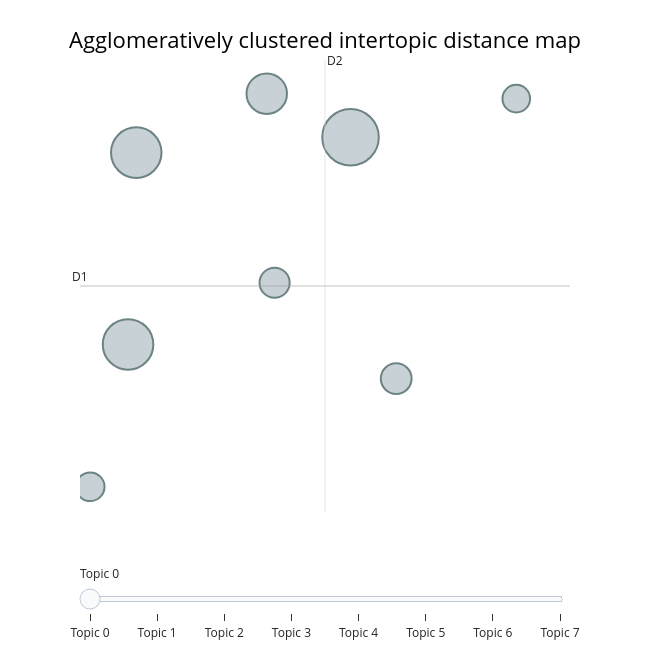

Notebook cell for this chart:
### Markdown cell above
## Now, the multilingual model

### Code cell
# First, performing agglomerative clustering on the multilingual model
# In order to do this some code from the BERTopic package is used and modified

from bertopic._utils import select_topic_representation
from umap import UMAP
from sklearn.preprocessing import MinMaxScaler
from bertopic.plotting._topics import _plotly_topic_visualization
from sklearn.cluster import AgglomerativeClustering

width = 650
height = 650
# Select topics based on top_n and topics args
freq_df = multilingual_topic_model.get_topic_freq()
freq_df = freq_df.loc[freq_df.Topic != -1, :]
topics = sorted(freq_df.Topic.to_list())

# Extract topic words and their frequencies
topic_list = sorted(topics)
frequencies = [multilingual_topic_model.topic_sizes_[topic] for topic in topic_list]
words = [
    " | ".join([word[0] for word in multilingual_topic_model.get_topic(topic)[:5]])
    for topic in topic_list
]

# Embed c-TF-IDF into 2D
all_topics = sorted(list(multilingual_topic_model.get_topics().keys()))
indices = np.array([all_topics.index(topic) for topic in topics])

embeddings, c_tfidf_used = select_topic_representation(
    multilingual_topic_model.c_tf_idf_,
    multilingual_topic_model.topic_embeddings_,
    use_ctfidf=False,
    output_ndarray=True,
)
embeddings = embeddings[indices]

if c_tfidf_used:
    embeddings = MinMaxScaler().fit_transform(embeddings)
    embeddings = UMAP(
        n_neighbors=2, n_components=2, metric="hellinger", random_state=42
    ).fit_transform(embeddings)
else:
    embeddings = UMAP(
        n_neighbors=2, n_components=2, metric="cosine", random_state=42
    ).fit_transform(embeddings)


# Aglomerative clustering

clustering = AgglomerativeClustering(n_clusters=8)
clustering.fit(embeddings)

# get cluster labels
clustered_labels = (
    clustering.labels_
)  # Holds the assignments of original clusteres to the clustered ones

# Calculating new cluster centroids

num_clusters = len(set(clustered_labels))
clustered_centroids = np.array(
    [embeddings[clustered_labels == i].mean(axis=0) for i in range(num_clusters)]
)

clustered_topic_list = sorted(list(set([int(label) for label in clustered_labels])))

clustered_frequencies = [0 for i in range(num_clusters)]
clustered_words = [[] for i in range(num_clusters)]

for i in range(len(topic_list)):
    clustered_cluster = clustered_labels[i]
    clustered_frequencies[clustered_cluster] += frequencies[i]
    for word in multilingual_topic_model.get_topic(topic_list[i])[:5]:
        clustered_words[clustered_cluster].append(word)

for i in range(len(clustered_words)):
    clustered_words[i] = " | ".join(
        [
            word[0]
            for word in sorted(clustered_words[i], key=lambda x: x[1], reverse=True)[
                :10
            ]
        ]
    )

# Visualise

df_clustered = pd.DataFrame(
    {
        "x": clustered_centroids[:, 0],
        "y": clustered_centroids[:, 1],
        "Topic": clustered_topic_list,
        "Words": clustered_words,
        "Size": clustered_frequencies,
    }
)
df = pd.DataFrame(
    {
        "x": embeddings[:, 0],
        "y": embeddings[:, 1],
        "Topic": topic_list,
        "Words": words,
        "Size": frequencies,
    }
)

_plotly_topic_visualization(
    df_clustered,
    clustered_topic_list,
    "Agglomeratively clustered intertopic distance map",
    650,
    650,
)

### Figure 1 — Plotly figure (JSON) as saved in the notebook; plotly's stock layout.template omitted (floating-point values rounded to 4 significant figures)
{"data": [{"customdata": [[0, "english | anglès | paraula | words | said | homework | ensenyar | tecnològic | technology | technological", 157], [1, "home | marxaràs | casa | rooms | habitaciones | marcháis | habitacions | tv | television | bedrooms", 307], [2, "yes | okay | yeah | ah | right |  |  |  |  | ", 245], [3, "sister | germana | sisters | age | father | padre | youngest | germà | brother | pares", 245], [4, "hora | time | clock | matí | morning | late | hora | early | arrived | until", 73], [5, "street | calle | carrer | city | where | where | where | live | house | somewhere", 87], [6, "change | preguntarme | now | me | preguntas | preguntar | asked | demanar | questions | ask", 79], [7, "weekend | saturday | weekends | football | sunday | won | guanyar | yesterday | win | vosotros", 91]], "hovertemplate": "<b>Topic %{customdata[0]}</b><br>%{customdata[1]}<br>Size: %{customdata[2]}", "legendgroup": "", "marker": {"color": "#B0BEC5", "line": {"color": "DarkSlateGrey", "width": 2}, "size": [157, 307, 245, 245, 73, 87, 79, 91], "sizemode": "area", "sizeref": 0.1919, "symbol": "circle"}, "mode": "markers", "name": "", "orientation": "v", "showlegend": false, "type": "scatter", "x": [7.055, 12.49, -1.42, -1.952, 23.26, 7.565, -4.411, 15.46], "xaxis": "x", "y": [13.56, 10.93, 10.01, -1.567, 13.26, 2.156, -10.15, -3.629], "yaxis": "y"}], "layout": {"annotations": [{"showarrow": false, "text": "D1", "x": -5.072, "y": 1.959, "yshift": 10}, {"showarrow": false, "text": "D2", "x": 10.84, "xshift": 10, "y": 15.6}], "height": 650, "hoverlabel": {"bgcolor": "white", "font": {"family": "Rockwell", "size": 16}}, "legend": {"itemsizing": "constant", "tracegroupgap": 0}, "margin": {"t": 60}, "shapes": [{"line": {"color": "#CFD8DC", "width": 2}, "type": "line", "x0": 10.84, "x1": 10.84, "y0": -11.68, "y1": 15.6}, {"line": {"color": "#9E9E9E", "width": 2}, "type": "line", "x0": -5.072, "x1": 26.75, "y0": 1.959, "y1": 1.959}], "sliders": [{"active": 0, "pad": {"t": 50}, "steps": [{"args": [{"marker.color": [["red", "#B0BEC5", "#B0BEC5", "#B0BEC5", "#B0BEC5", "#B0BEC5", "#B0BEC5", "#B0BEC5"]]}], "label": "Topic 0", "method": "update"}, {"args": [{"marker.color": [["#B0BEC5", "red", "#B0BEC5", "#B0BEC5", "#B0BEC5", "#B0BEC5", "#B0BEC5", "#B0BEC5"]]}], "label": "Topic 1", "method": "update"}, {"args": [{"marker.color": [["#B0BEC5", "#B0BEC5", "red", "#B0BEC5", "#B0BEC5", "#B0BEC5", "#B0BEC5", "#B0BEC5"]]}], "label": "Topic 2", "method": "update"}, {"args": [{"marker.color": [["#B0BEC5", "#B0BEC5", "#B0BEC5", "red", "#B0BEC5", "#B0BEC5", "#B0BEC5", "#B0BEC5"]]}], "label": "Topic 3", "method": "update"}, {"args": [{"marker.color": [["#B0BEC5", "#B0BEC5", "#B0BEC5", "#B0BEC5", "red", "#B0BEC5", "#B0BEC5", "#B0BEC5"]]}], "label": "Topic 4", "method": "update"}, {"args": [{"marker.color": [["#B0BEC5", "#B0BEC5", "#B0BEC5", "#B0BEC5", "#B0BEC5", "red", "#B0BEC5", "#B0BEC5"]]}], "label": "Topic 5", "method": "update"}, {"args": [{"marker.color": [["#B0BEC5", "#B0BEC5", "#B0BEC5", "#B0BEC5", "#B0BEC5", "#B0BEC5", "red", "#B0BEC5"]]}], "label": "Topic 6", "method": "update"}, {"args": [{"marker.color": [["#B0BEC5", "#B0BEC5", "#B0BEC5", "#B0BEC5", "#B0BEC5", "#B0BEC5", "#B0BEC5", "red"]]}], "label": "Topic 7", "method": "update"}]}], "title": {"font": {"color": "Black", "size": 22}, "text": "Agglomeratively clustered intertopic distance map", "x": 0.5, "xanchor": "center", "y": 0.95, "yanchor": "top"}, "width": 650, "xaxis": {"anchor": "y", "domain": [0, 1], "range": [-5.072, 26.75], "title": {"text": ""}, "visible": false}, "yaxis": {"anchor": "x", "domain": [0, 1], "range": [-11.68, 15.6], "title": {"text": ""}, "visible": false}}}
